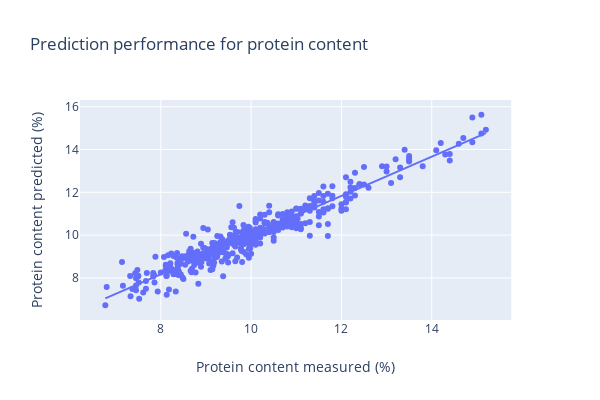

Write notebook code for a chart like this one.
### Markdown cell above
Sans suppression
N comp:  2
R2:  0.4596048499283586
RMSE train:  1.1490136651617
RMSE test:  1.3605876366740455

Avec pre-traitement
N comp:  7
R2:  0.8870491625687604
RMSE train:  0.5253082240394796
RMSE test:  0.44207644653216055

Avec optimisation

N comp:  10
R2:  0.9124025905955926
RMSE train:  0.46261009295377936
RMSE test:  0.41418291622270287

2e boucle

N comp:  10
R2:  0.9118266343944599
RMSE train:  0.46412844046600177
RMSE test:  0.3913216462659776


Derive + SNV

N comp:  8
N W (415, 100)
R2:  0.8943229845631394
RMSE train:  0.5081123397383713
RMSE test:  0.5065344520512033

1e boucle

N comp:  8
N W (415, 78)
R2:  0.9052339394569837
RMSE train:  0.4811670572619828
RMSE test:  0.5162251684801937

N comp:  8
N W (415, 66)
R2:  0.9085133726841861
RMSE train:  0.4727682266042632
RMSE test:  0.47195137798401277

N comp:  8
N W (415, 59)
R2:  0.9094785936895836
RMSE train:  0.47026766541038084
RMSE test:  0.42438779051435804

N comp:  8
N W (415, 55)
R2:  0.9100977295292939
RMSE train:  0.4686566700338566
RMSE test:  0.4291661151285659

N comp:  8
N W (415, 50)
R2:  0.9104929729641026
RMSE train:  0.4676253417458744
RMSE test:  0.4398464477850427

N comp:  8
N W (415, 45)
R2:  0.9130351632259351
RMSE train:  0.46093672894440607
RMSE test:  0.41037726351972004

N comp:  8
N W (415, 43)
R2:  0.9134794866132417
RMSE train:  0.4597577050669712
RMSE test:  0.41271440057186415

N comp:  8
N W (415, 42)
R2:  0.9136389104274913
RMSE train:  0.459333932024981
RMSE test:  0.41172877467291225



Derive + SNV - new

N comp:  8
N W (415, 79)
R2:  0.9080197982538791
RMSE train:  0.47404181397245787
RMSE test:  0.49205450288971947

N comp:  8
N W (415, 69)
R2:  0.9109483731112994
RMSE train:  0.4664342161897883
RMSE test:  0.5031293773262979

N comp:  8
N W (415, 62)
R2:  0.9147343826550586
RMSE train:  0.4564113573050644
RMSE test:  0.4024014334113302

N comp:  8
N W (415, 61)
R2:  0.9124990785258744
RMSE train:  0.4623552418736252
RMSE test:  0.4543455745810633

### Code cell
import plotly.express as px

df_pred = pd.DataFrame()
df_pred['y_ref_train'] = y_train
df_pred['y_pred_train'] = y_cv
fig = px.scatter(df_pred, x="y_ref_train", y="y_pred_train", trendline="ols", title="Prediction performance for protein content ",
                 labels={
                     "y_ref_train": "Protein content measured (%)",
                     "y_pred_train": "Protein content predicted (%)",

                 },width=600, height=400)
fig.show()

### Figure 1 — Plotly figure (JSON) as saved in the notebook; plotly's stock layout.template omitted (floating-point values rounded to 4 significant figures; data arrays with more than 128 entries replaced by an {"elided": "..."} marker saying what was removed)
{"data": [{"hoverlabel": {"namelength": 0}, "hovertemplate": "Protein content measured (%)=%{x}<br>Protein content predicted (%)=%{y}", "legendgroup": "", "marker": {"color": "#636efa", "symbol": "circle"}, "mode": "markers", "name": "", "showlegend": false, "type": "scatter", "x": {"elided": "415 float values"}, "xaxis": "x", "y": {"elided": "415 float values"}, "yaxis": "y"}, {"hoverlabel": {"namelength": 0}, "hovertemplate": "<b>OLS trendline</b><br>y_pred_train = 0.916384 * y_ref_train + 0.836268<br>R<sup>2</sup>=0.912516<br><br>Protein content measured (%)=%{x}<br>Protein content predicted (%)=%{y} <b>(trend)</b>", "legendgroup": "", "marker": {"color": "#636efa", "symbol": "circle"}, "mode": "lines", "name": "", "showlegend": false, "type": "scatter", "x": {"elided": "415 float values"}, "xaxis": "x", "y": {"elided": "415 float values"}, "yaxis": "y"}], "layout": {"height": 400, "legend": {"tracegroupgap": 0}, "title": {"text": "Prediction performance for protein content "}, "width": 600, "xaxis": {"anchor": "y", "domain": [0, 0.98], "title": {"text": "Protein content measured (%)"}}, "yaxis": {"anchor": "x", "domain": [0, 1], "title": {"text": "Protein content predicted (%)"}}}}
